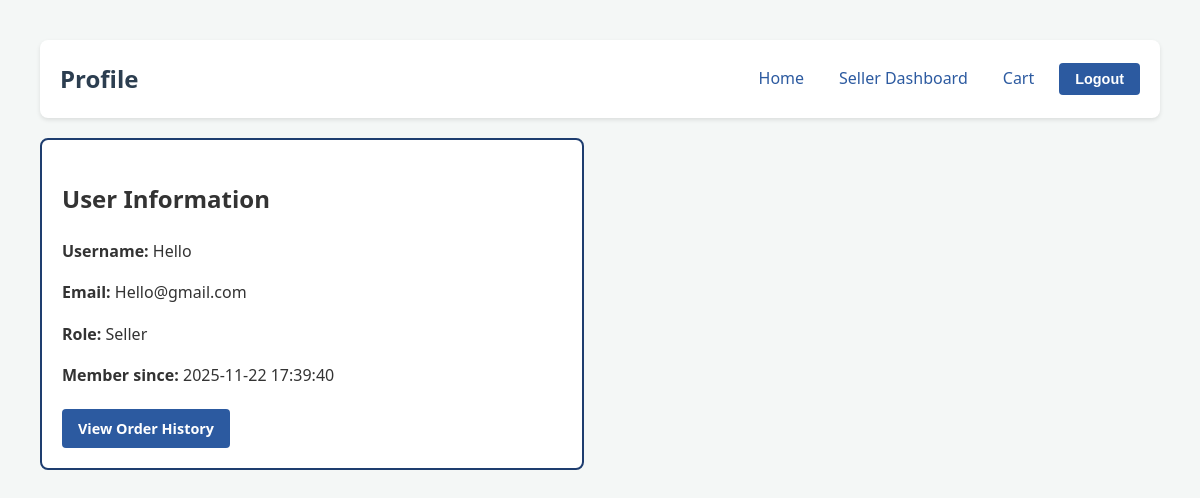
Screenshot of /profile (signed in) with the database file from the repository.
### tables this page shows
CREATE TABLE users (
            id INTEGER PRIMARY KEY AUTOINCREMENT,
            username TEXT UNIQUE NOT NULL,
            password_hash TEXT NOT NULL,
            email TEXT NOT NULL,
            role TEXT DEFAULT 'customer', -- customer, seller, admin
            created_at TIMESTAMP DEFAULT CURRENT_TIMESTAMP
        );

### Main.py (the view)
@app.route('/profile')
@login_required
def profile():
    conn = get_db_connection()
    user = conn.execute('SELECT * FROM users WHERE id=?', (session['user_id'],)).fetchone()
    seller_request = conn.execute('''
        SELECT * FROM seller_requests
        WHERE user_id=? AND status='pending'
        ORDER BY created_at DESC LIMIT 1
    ''', (session['user_id'],)).fetchone()
    conn.close()
    return render_template('profile.html', user=user, seller_request=seller_request)

### Main.py (called while the page is built)
def get_db_connection():
    conn = sqlite3.connect(DATABASE)
    conn.row_factory = sqlite3.Row
    return conn

@app.after_request
def add_security_headers(response):
    response.headers['X-Frame-Options'] = 'SAMEORIGIN'
    response.headers['X-Content-Type-Options'] = 'nosniff'
    return response

def login_required(f):
    @wraps(f)
    def decorated_function(*args, **kwargs):
        if 'user_id' not in session:
            return redirect(url_for('login'))
        return f(*args, **kwargs)
    return decorated_function

@app.before_request
def track_page_view():
    path = request.path
    if path.startswith('/static') or path.startswith('/uploads'):
        return
    user_id = session.get('user_id')
    ua = request.headers.get('User-Agent')
    try:
        conn = get_db_connection()
        conn.execute('INSERT INTO page_views (user_id, path, user_agent) VALUES (?, ?, ?)',
                     (user_id, path, ua))
        conn.commit()
        conn.close()
    except Exception as e:
        app.logger.debug('analytics error: %s', e)

### templates/profile.html (shortened to what this page needs)
<!DOCTYPE html>
<html>
<head>
    <link rel="stylesheet" href="{{ url_for('static', filename='css/profile.css') }}">
</head>
<body>
    <div class="header">
        <h1>Profile</h1>
        <div class="nav-links">
            <a href="{{ url_for('index') }}">Home</a>
            {% if user['role'] == 'seller' %}
                <a href="{{ url_for('seller_dashboard') }}">Seller Dashboard</a>
            {% endif %}
            <a href="{{ url_for('cart') }}">Cart</a>
            <form method="post" action="{{ url_for('logout') }}" style="display: inline;">
                <button type="submit" class="btn">Logout</button>
            </form>
        </div>
    </div>
    <div class="profile-info">
        <h2>User Information</h2>
        <p><strong>Username:</strong> {{ user.username }}</p>
        <p><strong>Email:</strong> {{ user.email }}</p>
        <p><strong>Role:</strong> {{ user.role|title }}</p>
        <p><strong>Member since:</strong> {{ user.created_at }}</p>
        <div class="actions" style="margin-top: 20px;">
            <a href="{{ url_for('orders') }}" class="btn">View Order History</a>
        </div>
    </div>
</body>
</html>

### static/css/profile.css (style rules this page uses)
body { margin: 20px; }
.header { display: flex; justify-content: space-between; align-items: center; margin-bottom: 20px; background: white; padding: 20px; border-radius: 8px; box-shadow: 0 2px 4px rgba(0, 0, 0, 0.1); }
.btn { background: #2c5aa0; color: white; padding: 8px 16px; border: none; border-radius: 4px; cursor: pointer; text-decoration: none; display: inline-block; }
.nav-links a { margin: 0 10px; text-decoration: none; color: #2c5aa0; }
.profile-info { background: #fff; padding: 20px; border-radius: 8px; max-width: 500px; border: 2px solid #1e3d6f; }

### static/css/base.css (style rules this page uses)
body { font-family: 'Segoe UI', Tahoma, Geneva, Verdana, sans-serif; margin: 0; padding: 20px; background-color: #f4f7f6; color: #333; line-height: 1.6; }
.header { display: flex; justify-content: space-between; align-items: center; background: white; padding: 15px 30px; margin-bottom: 30px; border-radius: 8px; box-shadow: 0 4px 6px rgba(0, 0, 0, 0.05); }
.header h1 { margin: 0; font-size: 1.5rem; color: #2c3e50; }
.nav-links { display: flex; align-items: center; gap: 15px; }
.nav-links a { text-decoration: none; color: #555; font-weight: 500; transition: color 0.2s; }
.btn { background-color: #2c5aa0; color: white; padding: 9px 18px; border: none; border-radius: 5px; cursor: pointer; font-weight: 600; font-size: 0.9rem; transition: background-color 0.2s; }

### rows the page displays
users: username "Hello", email "Hello@gmail.com", role "Seller", created_at "2025-11-22 17:39:40"
